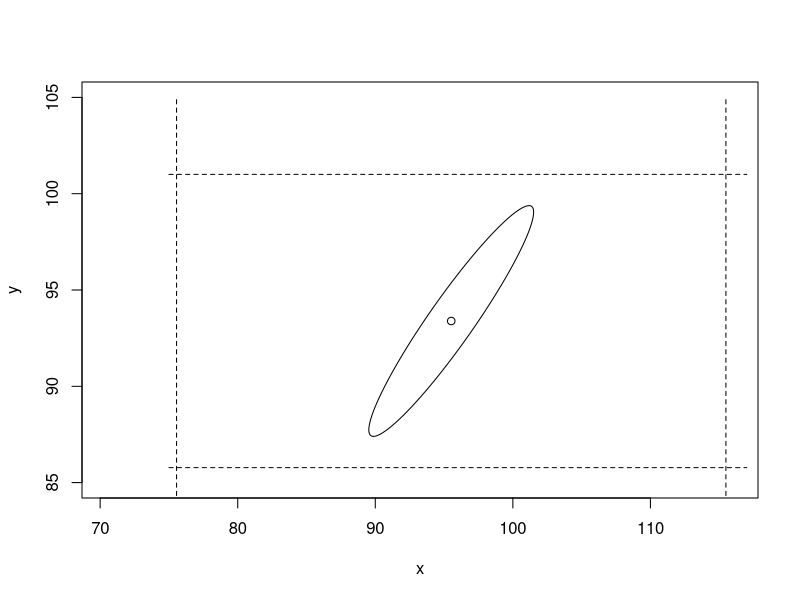

This chart was generated by the following R code:
### Ejercicio 5.9
{ # datos
  xbar<-c(95.52,164.58,55.69,93.39,17.98,31.13)
  s1<-c(3266.46, 1343.97,731.54, 1175.50, 162.58, 238.37)
  s2<-c(1343.97,721.91,324.25,537.35,80.17,117.73)
  s3<-c(731.54,324.25,179.28,281.17,39.15,56.80)
  s4<-c(1175.50,537.35,281.17,474.98,63.73,94.85)
  s5<-c(162.68,80.17,39.15,63.73,9.95,13.88)
  s6<-c(238.37,117.73,56.80,94.85,13.88,21.26)
  S<-matrix(c(s1,s2,s3,s4,s5,s6), nr=6, nc=6, byrow = T )
  n=61
  alpha=0.05
}
{ # Punto A: IC simultaneos T^2 para muestra grande
  li<-NA
  ls<-NA
  for(i in 1:6){
    li[i]<-xbar[i]-sqrt(qchisq(0.95,6))*sqrt(S[i,i]/n)
    ls[i]<-xbar[i]+sqrt(qchisq(0.95,6))*sqrt(S[i,i]/n)
  }
  round(rbind(li,ls),2)
}
{ # Punto C: IC Bonferroni
  liB<-NA
  lsB<-NA
  for(i in 1:6){
    liB[i]<-xbar[i]-qt(1-alpha/(2*6),60)*sqrt(S[i,i]/n)
    lsB[i]<-xbar[i]+qt(1-alpha/(2*6),60)*sqrt(S[i,i]/n)
  }
  round(rbind(liB,lsB),2)
}
{ # Punto E: IC Bonferroni para una combinación lineal
  a<-c(0,0,0,0,-1,1)
  lc<-NA
  lc[1]<-a%*%xbar- qt(1-alpha/(2*7),60)*sqrt(t(a)%*%S%*%a/n)
  lc[2]<-a%*%xbar+ qt(1-alpha/(2*7),60)*sqrt(t(a)%*%S%*%a/n)
  round(lc,2)
}
{ # Punto B: Elipse del 95% de confianza muestra grande
  S.b<-matrix(c(S[1,1],S[1,4],S[4,1],S[4,4]), nr=2, nc=2, byrow=T)
  R<- matrix(c(1,S.b[1,2]/sqrt(S.b[1,1]*S.b[2,2]),S.b[1,2]/sqrt(S.b[1,1]*S.b[2,2]),1), nr=2, nc=2, byrow = T)
  library(ellipse)
  plot(ellipse(x=R, scale=c(1,1), centre=c(xbar[1],xbar[4]), t=qchisq(0.95,2)), type='l', xlim=c(70.5,116), ylim=c(85,105) )          
  points(xbar[1],xbar[4])
  lines(seq(from=75, to=117, length.out=1000),rep(liB[4],1000), lty=2)
  lines(seq(from=75, to=117, length.out=1000),rep(lsB[4],1000), lty=2)
  lines(rep(liB[1],1000),seq(from=80, to=105, length.out=1000), lty=2)
  lines(rep(lsB[1],1000),seq(from=80, to=105, length.out=1000), lty=2)
  rbind(liB[c(1,4)],lsB[c(1,4)])
  rbind(li[c(1,4)],ls[c(1,4)])     
}
